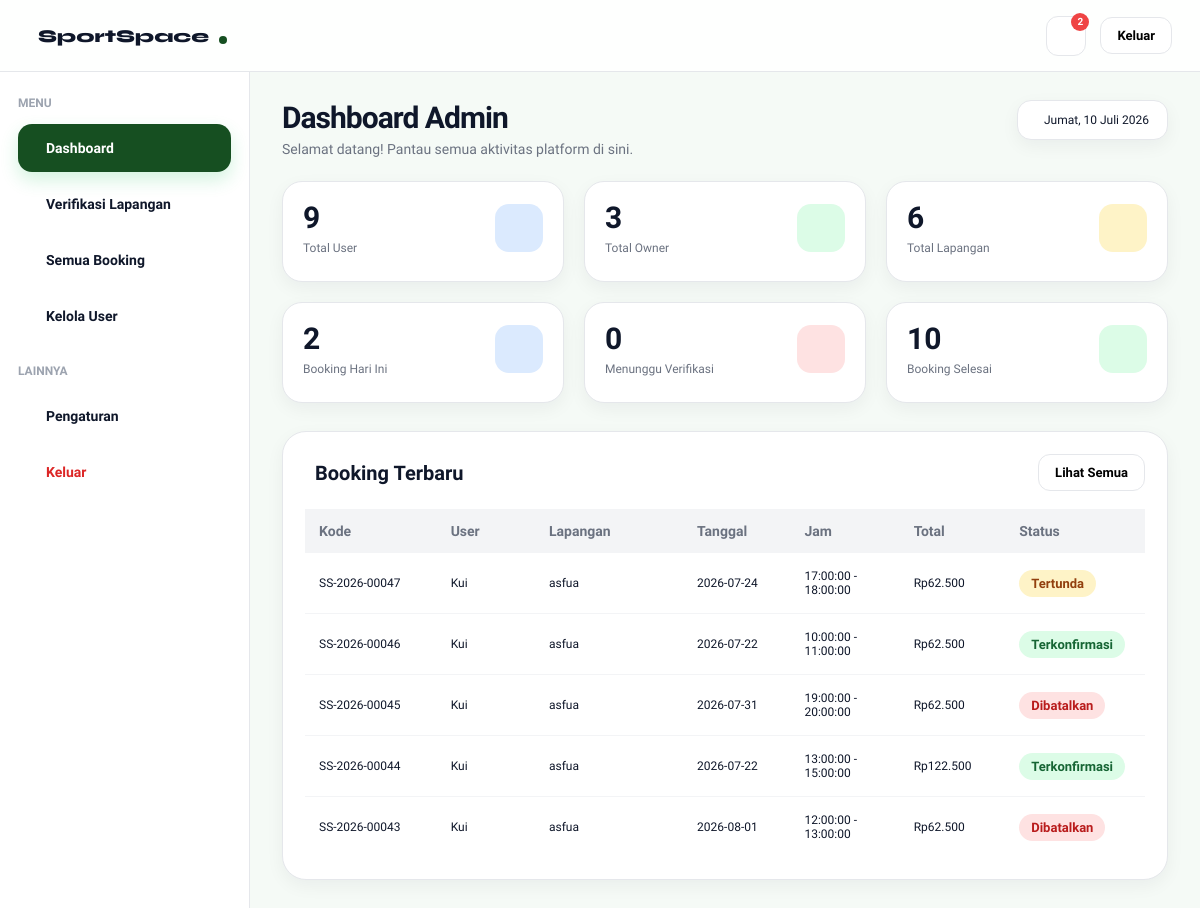
Screenshot of /dashboard-admin.php?filter=semua with the database file from the repository.
### tables this page shows
CREATE TABLE `booking` (
  `booking_id` int(11) NOT NULL,
  `user_id` int(11) NOT NULL,
  `field_id` int(11) NOT NULL,
  `tanggal` date NOT NULL,
  `jam_mulai` time NOT NULL,
  `jam_selesai` time NOT NULL,
  `status` enum('tertunda','terkonfirmasi','ditolak','dibatalkan','selesai') NOT NULL DEFAULT 'tertunda',
  `created_at` timestamp NOT NULL DEFAULT current_timestamp(),
  `booking_code` varchar(20) DEFAULT NULL,
  `metode_pembayaran` varchar(30) DEFAULT NULL,
  `bank` varchar(30) DEFAULT NULL,
  `total` decimal(12,2) NOT NULL
);

CREATE TABLE `users` (
  `user_id` int(11) NOT NULL,
  `nama` varchar(50) NOT NULL,
  `email` varchar(100) NOT NULL,
  `telepon` varchar(15) NOT NULL,
  `password` varchar(255) NOT NULL,
  `role` enum('user','admin','owner') NOT NULL DEFAULT 'user',
  `aktif` enum('aktif','nonaktif') NOT NULL DEFAULT 'aktif',
  `created_at` timestamp NOT NULL DEFAULT current_timestamp()
);

CREATE TABLE `fields` (
  `field_id` int(11) NOT NULL,
  `owner_id` int(11) DEFAULT NULL,
  `nama_lapangan` varchar(100) NOT NULL,
  `jenis` varchar(50) NOT NULL,
  `harga` decimal(10,2) NOT NULL,
  `status` enum('tersedia','penuh') NOT NULL DEFAULT 'tersedia',
  `lokasi` varchar(255) DEFAULT NULL,
  `gambar` varchar(255) DEFAULT NULL,
  `deskripsi` text DEFAULT NULL,
  `owner_name` varchar(100) DEFAULT NULL,
  `owner_phone` varchar(20) DEFAULT NULL,
  `owner_address` varchar(255) DEFAULT NULL,
  `jam_operasional` varchar(50) DEFAULT NULL,
  `kapasitas` int(11) DEFAULT NULL,
  `jenis_lantai` varchar(50) DEFAULT NULL,
  `fasilitas` text DEFAULT NULL,
  `maps_link` text DEFAULT NULL,
  `google_maps_url` text DEFAULT NULL,
  `verifikasi` enum('pending','diterima','ditolak') NOT NULL DEFAULT 'pending',
  `durasi_slot` int(11) NOT NULL DEFAULT 1,
  `hari_libur` text DEFAULT NULL,
  `aktif` enum('aktif','nonaktif') NOT NULL
);

CREATE TABLE `payment` (
  `payment_id` int(11) NOT NULL,
  `booking_id` int(11) NOT NULL,
  `metode` enum('transfer','ewallet','cash') NOT NULL,
  `total` decimal(10,2) NOT NULL,
  `status` enum('tertunda','diverifikasi','ditolak') NOT NULL DEFAULT 'tertunda',
  `tanggal_bayar` timestamp NOT NULL DEFAULT current_timestamp(),
  `bank` varchar(30) DEFAULT NULL
);

### get-admin-dashboard.php (called while the page is built, shortened)
<?php
include "config.php";
$result = mysqli_query($conn, "
SELECT COUNT(*) AS total
FROM users
");
$totalUser = mysqli_fetch_assoc($result)['total'];
$result = mysqli_query($conn, "
SELECT COUNT(*) AS total
FROM fields
");
$totalLapangan = mysqli_fetch_assoc($result)['total'];
$result = mysqli_query($conn,"
SELECT COUNT(*) AS total
FROM users
WHERE role='owner'
");
$totalOwner = mysqli_fetch_assoc($result)['total'];
$result = mysqli_query($conn,"
SELECT COUNT(*) AS total
FROM booking
WHERE tanggal = CURDATE()
");
$totalBookingHariIni = mysqli_fetch_assoc($result)['total'];
$result = mysqli_query($conn,"
SELECT COUNT(*) AS total
FROM booking
WHERE status='terkonfirmasi'
");
$totalBookingSelesai = mysqli_fetch_assoc($result)['total'];
$qNotifLapangan = mysqli_query($conn,"
    SELECT COUNT(*) AS total
    FROM fields
    WHERE verifikasi='pending'
");
$notifLapangan = mysqli_fetch_assoc($qNotifLapangan)['total'];
$qNotifBooking = mysqli_query($conn,"
    SELECT COUNT(*) AS total
    FROM booking
    WHERE DATE(created_at)=CURDATE()
    AND status='terkonfirmasi'
");
$notifBooking = mysqli_fetch_assoc($qNotifBooking)['total'];
$qNotifUser = mysqli_query($conn,"
    SELECT COUNT(*) AS total
    FROM users
    WHERE DATE(created_at)=CURDATE()
");
$notifUser = mysqli_fetch_assoc($qNotifUser)['total'];
$totalNotif = $notifLapangan + $notifBooking + $notifUser;

### get-verifikasi.php (called while the page is built, shortened)
<?php
include "config.php";
$totalPending = mysqli_fetch_assoc(
    mysqli_query($conn, "SELECT COUNT(*) total FROM fields WHERE verifikasi='pending'")
)['total'];

### get-booking-terbaru.php (called while the page is built)
<?php
include "config.php";
$queryBookingTerbaru = mysqli_query(
    $conn,
    "
    SELECT
        booking.booking_code,
        users.nama,
        fields.nama_lapangan,
        booking.tanggal,
        booking.jam_mulai,
        booking.jam_selesai,
        payment.total,
        booking.status
    FROM booking
    JOIN users
    ON booking.user_id = users.user_id
    JOIN fields
    ON booking.field_id = fields.field_id
    LEFT JOIN payment
    ON booking.booking_id = payment.booking_id
    ORDER BY booking.booking_id DESC
    LIMIT 5
    "
);

### dashboard-admin.php (the view, shortened to what this page needs)
<?php
include "get-admin-dashboard.php";
include "get-booking-terbaru.php";
include "get-users.php";
include "get-verifikasi.php";
?>
<?php
$hari = [
    "Minggu","Senin","Selasa","Rabu","Kamis","Jumat","Sabtu"
];
$bulan = [
    1=>"Januari","Februari","Maret","April","Mei","Juni",
    "Juli","Agustus","September","Oktober","November","Desember"
];
$today =
$hari[date("w")] . ", " .
date("d") . " " .
$bulan[(int)date("n")] . " " .
date("Y");
?>
<!DOCTYPE html>
<html lang="id">
<head>
  <link rel="stylesheet" href="admin.css">
  <link rel="stylesheet" href="https://cdn.jsdelivr.net/npm/@tabler/icons-webfont@3.31.0/dist/tabler-icons.min.css">
</head>
<body>
   <nav class="navbar">
    <a href="index.php"class="navbar-brand"> <i class="ti ti-bowling"></i>
      <span>SportSpace</span>
      <div class="dot"></div>
    </a>
    <div class="navbar-actions">
      <div class="notif-container">
        <div class="notif" onclick="toggleNotif()"> <i class="ti ti-bell"></i>
          <span
            class="notif-badge"
            id="notifBadge"
            <?php if($totalNotif == 0): ?>
                style="display:none;"
            <?php endif; ?>
            >
            <?= $totalNotif ?>
          </span>
        </div>
    </div>
    <a href="login.html">
      <button class="btn btn-outline btn-sm"> <i class="ti ti-logout"> </i> Keluar </button>
    </a>
  </div>
</nav>
 <div class="dashboard-layout">
   <aside class="sidebar">
    <div>
      <div class="sidebar-section"> MENU </div>
      <div class="sidebar-menu">
        <div class="sidebar-item active" onclick="showSection('dashboard', this)"> <i class="ti ti-home"></i>
          <span>Dashboard</span>
        </div>
        <div class="sidebar-item" onclick="showSection('venue', this)">
          <span>Verifikasi Lapangan</span>
        </div>
        <div class="sidebar-item" onclick="showSection('booking', this)"> <i class="ti ti-calendar-event"></i>
          <span>Semua Booking</span>
        </div>
        <div class="sidebar-item" onclick="showSection('user', this)"> <i class="ti ti-users"></i>
          <span>Kelola User</span>
        </div>
      </div>
      <div class="sidebar-section extra"> LAINNYA </div>
      <div class="sidebar-menu">
        <div class="sidebar-item" onclick="showSection('setting', this)"> <i class="ti ti-settings"></i>
          <span>Pengaturan</span>
        </div>
        <a href="login.html" class="logout-link">
          <div class="sidebar-item logout">
            <span>Keluar</span>
          </div>
        </a>
      </div>
    </div>
  </aside>
   <main class="dashboard-content loading" id="dashboardContent">
     <section id="section-dashboard">
      <div class="top-header">
        <div>
          <h1 class="page-title"> Dashboard Admin </h1>
          <p class="page-sub"> Selamat datang! Pantau semua aktivitas platform di sini. </p>
        </div>
        <div class="date-card">
          <?= $today ?>
        </div>
      </div>
        <div class="stats-grid">
    <div class="stat-card">
        <div class="stat-top">
            <div>
                <div class="stat-value"><?= $totalUser ?></div>
                <div class="stat-label">Total User</div>
            </div>
            <div class="stat-icon blue-bg">
            </div>
        </div>
    </div>
    <div class="stat-card">
        <div class="stat-top">
            <div>
                <div class="stat-value"><?= $totalOwner ?></div>
                <div class="stat-label">Total Owner</div>
            </div>
            <div class="stat-icon green-bg">
            </div>
        </div>
    </div>
    <div class="stat-card">
        <div class="stat-top">
            <div>
                <div class="stat-value"><?= $totalLapangan ?></div>
                <div class="stat-label">Total Lapangan</div>
            </div>
            <div class="stat-icon amber-bg">
            </div>
        </div>
    </div>
    <div class="stat-card">
        <div class="stat-top">
            <div>
                <div class="stat-value"><?= $totalBookingHariIni ?></div>
                <div class="stat-label">Booking Hari Ini</div>
            </div>
            <div class="stat-icon blue-bg">
            </div>
        </div>
    </div>
    <div class="stat-card">
        <div class="stat-top">
            <div>
                <div class="stat-value"><?= $totalPending ?></div>
                <div class="stat-label">Menunggu Verifikasi</div>
            </div>
            <div class="stat-icon red-bg">
            </div>
        </div>
    </div>
    <div class="stat-card">
        <div class="stat-top">
            <div>
                <div class="stat-value"><?= $totalBookingSelesai ?></div>
                <div class="stat-label">Booking Selesai</div>
            </div>
            <div class="stat-icon green-bg">
            </div>
        </div>
    </div>
</div>
       <div class="card">
        <div class="card-header">
          <div class="card-title"> <i class="ti ti-file-invoice"> </i> Booking Terbaru </div>
          <button class="btn btn-outline btn-sm" onclick="openBookingSection()"> Lihat Semua </button>
        </div>
        <div class="table-wrapper">
          <table class="table">
            <thead>
              <tr>
                <th>Kode</th>
                <th>User</th>
                <th>Lapangan</th>
                <th>Tanggal</th>
                <th>Jam</th>
                <th>Total</th>
                <th>Status</th>
              </tr>
            </thead>
            <tbody>
              <?php while($row = mysqli_fetch_assoc($queryBookingTerbaru)) : ?>
                <tr>
                  <td><?= $row['booking_code']; ?></td>
                  <td><?= $row['nama']; ?></td>
                  <td><?= $row['nama_lapangan']; ?></td>
                  <td><?= $row['tanggal']; ?></td>
                  <td>
                    <?= $row['jam_mulai']; ?>
                    -
                    <?= $row['jam_selesai']; ?>
                  </td>
                  <td>Rp<?= number_format($row['total'], 0, ",", ".") ?></td>
                  <td>
                    <?php
                    $status = strtolower($row['status']);
                    if($status == "terkonfirmasi"){
                      echo '<span class="status-badge success">Terkonfirmasi</span>';
                    }
                    elseif($status == "tertunda"){
                      echo '<span class="status-badge warning">Tertunda</span>';
                    }
                    elseif($status == "dibatalkan"){
                      echo '<span class="status-badge danger">Dibatalkan</span>';
                    }
                    elseif($status == "selesai"){
                      echo '<span class="status-badge info">Selesai</span>';
                    }
                    else{
                      echo '<span class="status-badge">'.$row['status'].'</span>';
                    }
                    ?>
                  </td>
                </tr>
              <?php endwhile; ?>
            </tbody>
          </table>
        </div>
      </div>
    </section>
    </main>
  </div>
    </body>
    </html>

### rows the page displays
booking: booking_code "SS-2026-00047", user.nama "Kui", field.nama_lapangan "asfua", tanggal "2026-07-24", jam_mulai "17:00:00", jam_selesai "18:00:00", payment.total "62.500", status "Tertunda"
booking: booking_code "SS-2026-00046", user.nama "Kui", field.nama_lapangan "asfua", tanggal "2026-07-22", jam_mulai "10:00:00", jam_selesai "11:00:00", payment.total "62.500", status "Terkonfirmasi"
booking: booking_code "SS-2026-00045", user.nama "Kui", field.nama_lapangan "asfua", tanggal "2026-07-31", jam_mulai "19:00:00", jam_selesai "20:00:00", payment.total "62.500", status "Dibatalkan"
booking: booking_code "SS-2026-00044", user.nama "Kui", field.nama_lapangan "asfua", tanggal "2026-07-22", jam_mulai "13:00:00", jam_selesai "15:00:00", payment.total "122.500", status "Terkonfirmasi"
booking: booking_code "SS-2026-00043", user.nama "Kui", field.nama_lapangan "asfua", tanggal "2026-08-01", jam_mulai "12:00:00", jam_selesai "13:00:00", payment.total "62.500", status "Dibatalkan"

### other values shown
$totalNotif "2"
$totalUser "9"
$totalOwner "3"
$totalLapangan "6"
$totalBookingHariIni "2"
$totalPending "0"
$totalBookingSelesai "10"
